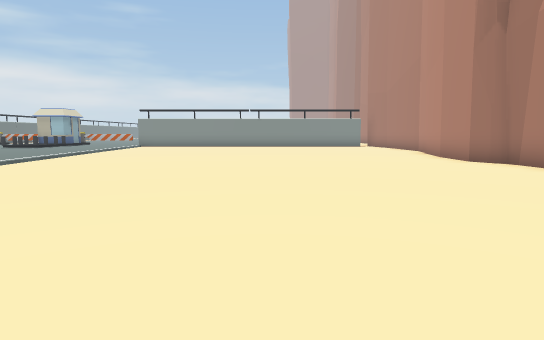
View 1 (above)

23 first-person views from a walk through a Unity game level. The camera is 1.5 m above the floor, tilts 6° down and sees 75° across. The floor is counted in squares, 2 m on a side. Each view is taken from the middle of a square. On the plan, view 1 faces up. The plan holds only what a view shows up to about 11 squares ahead; the rest is blank. The place goes on beyond the plan.

View 2
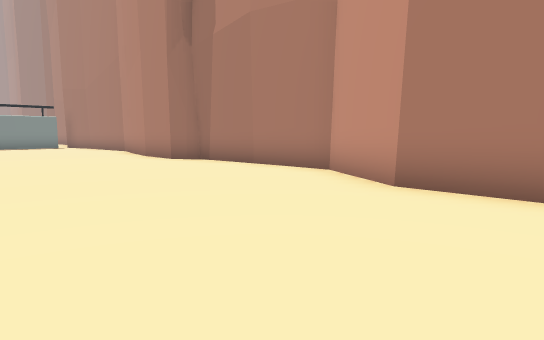

View 3
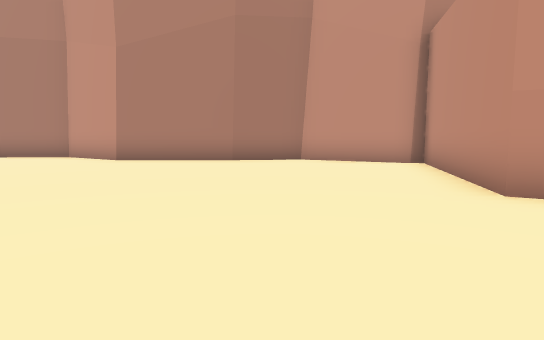

View 4
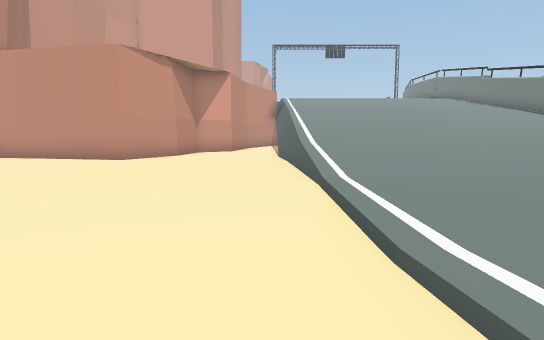

View 5
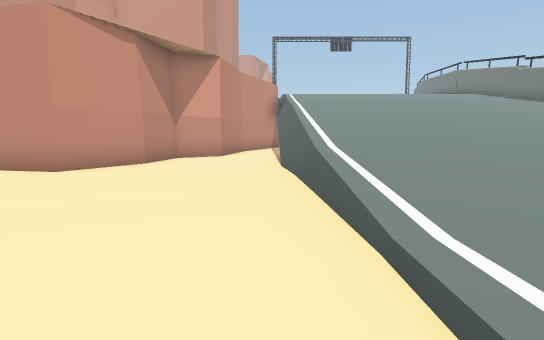

View 6
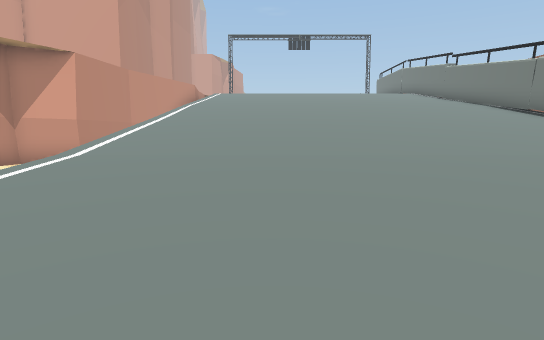

View 7
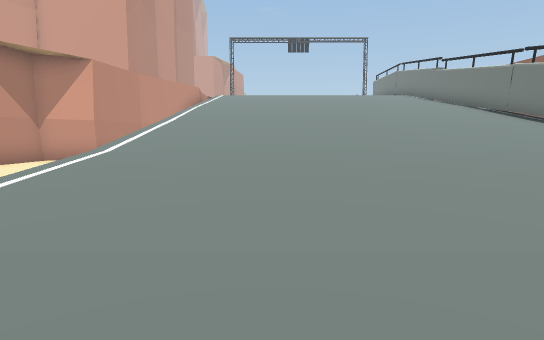

View 8
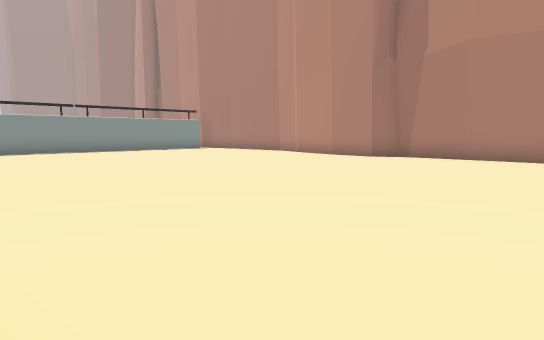

View 9
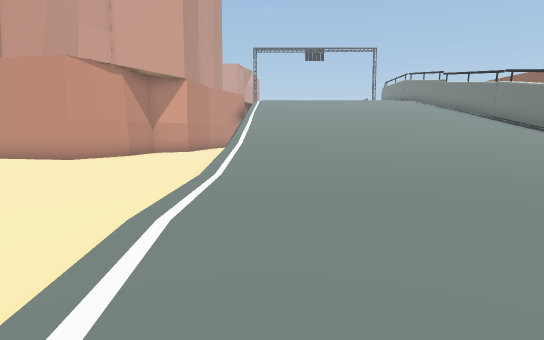

View 10
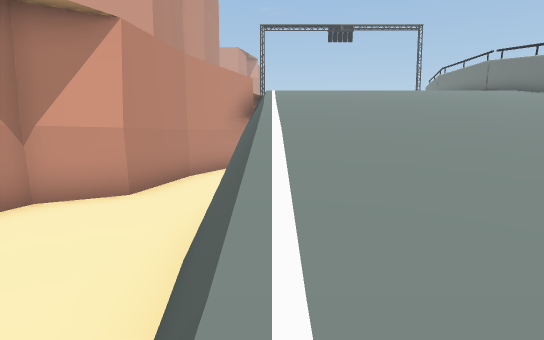

View 11
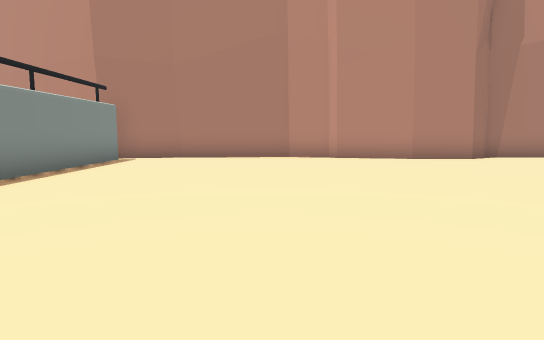

View 12
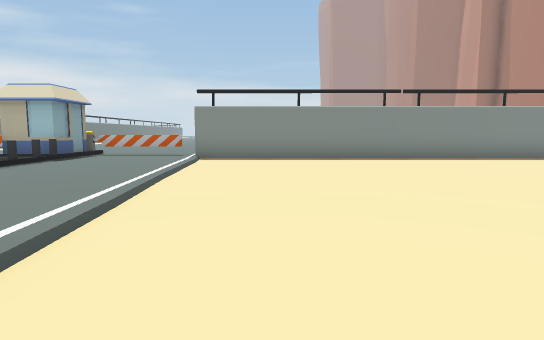

View 13
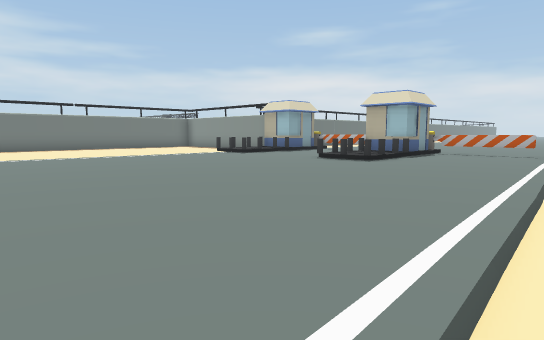

View 14
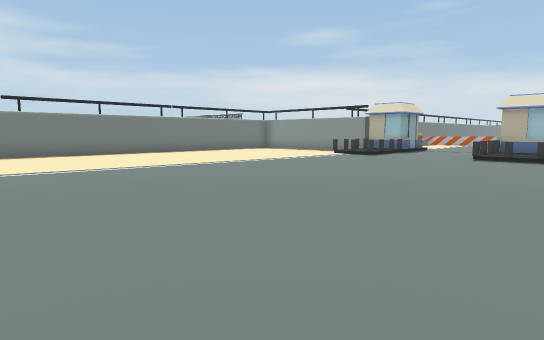

View 15
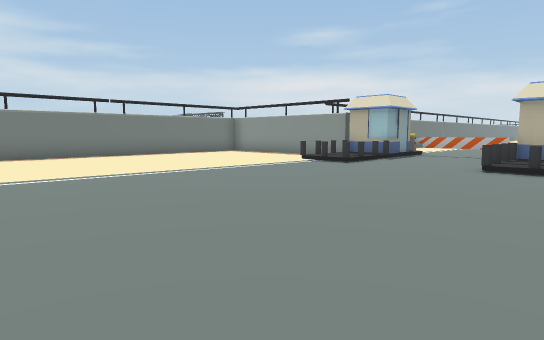

View 16
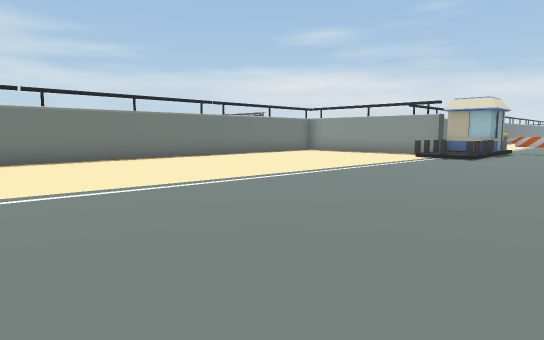

View 17
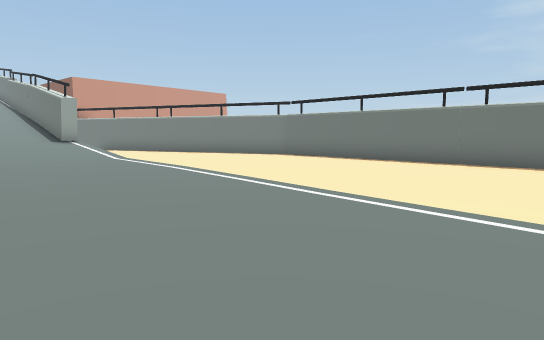

View 18
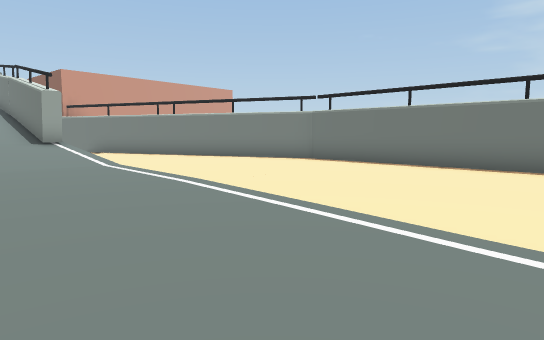

View 19
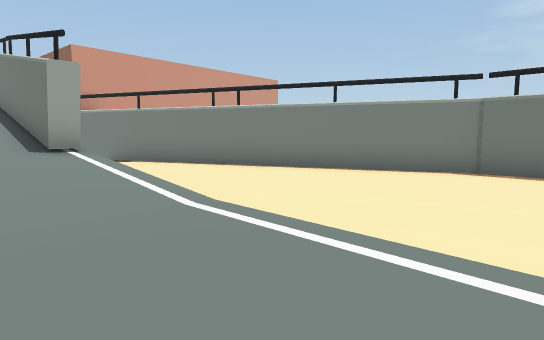

View 20
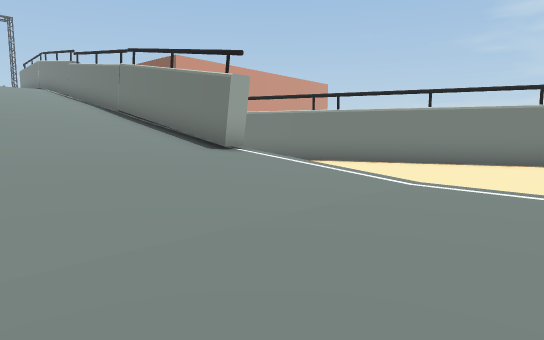

View 21
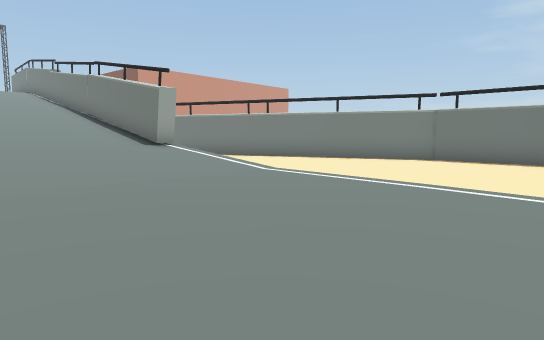

View 22
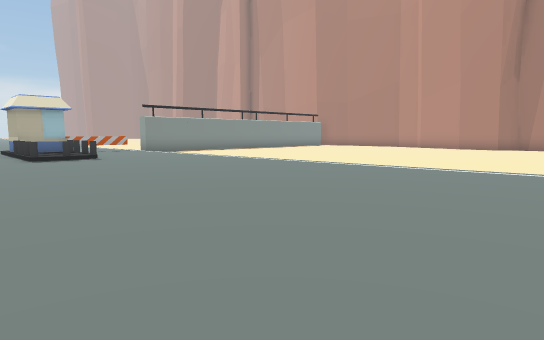

View 23
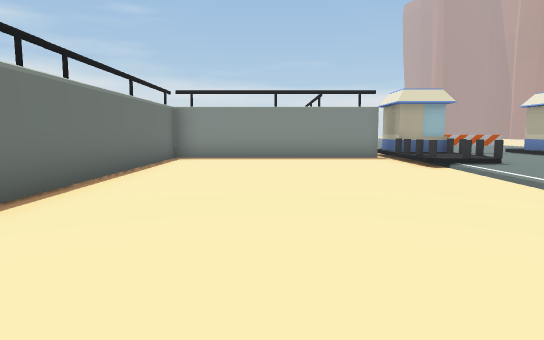

### Floor plan
Key: @ floor where view 1 was taken; # wall or solid block; x gap in a wall; . main floor; : floor 0.25 m higher than the main floor; + floor 0.5 m higher than the main floor; * floor 0.75 m higher than the main floor; / step, stairs or slope; O other object.
Columns run from 23 left of view 1 to 6 right of it. Each row starts with its distance up from view 1.
 20          OO  OOO             #
 19 ######xOO::/O:::############.#
 18 #......OO::OO:::/............#
 17 #......+/::/+:::/............#
 16 #......+O::O+:::/............#
 15 #....../::::::::/............#
 14 #......::::::::::............#
 13 #......::::::::::............#
 12 #......::::::::::............#
 11 #......::::::::::............#
 10 #......::::::::::............#
  9 #......::::::::::............#
  8 #......::::::::::............#
  7 #...../::::::::::/...........#
  6 #...../::::::::::/...........#
  5 #...../::::::::::/...........#
  4 #...../:::::  :::/...........#
  3 #.....:::::: :::::..........##
  2 #.....:::::: :::::..........#
  1 #.....::::::::::::..........#
  0 #.....::::::::::::.....@....#
 -1 ##....////////////..........#
 -2  #....////////////..........#
 -3  ##...*///////////..........#
 -4   #...#///////////..........#
 -5   #.. #///////////....##...##
 -6   ##. #////////////...######
 -7    #. #////////////..##
 -8    ## #///////////...#
 -9     # #///////////..##
-10       #///////////..#

Positions as (right, up) in squares from view 1, and headings:
1: (0, 0), facing up
2: (0, 0), facing up-right
3: (-5, -2), facing right
4: (-5, 5), facing down
5: (-5, 2), facing down
6: (-9, 1), facing down
7: (-9, 2), facing down
8: (-6, 3), facing up-right
9: (-7, 6), facing down
10: (-6, -3), facing down
11: (-5, 15), facing right
12: (-5, 9), facing up
13: (-6, 8), facing up-left
14: (-9, 5), facing up-left
15: (-10, 8), facing up-left
16: (-12, 5), facing up-left
17: (-13, 10), facing down-left
18: (-14, 8), facing down-left
19: (-15, 3), facing down-left
20: (-12, 2), facing down-left
21: (-12, 5), facing down-left
22: (-14, 5), facing up-right
23: (-20, 8), facing up
